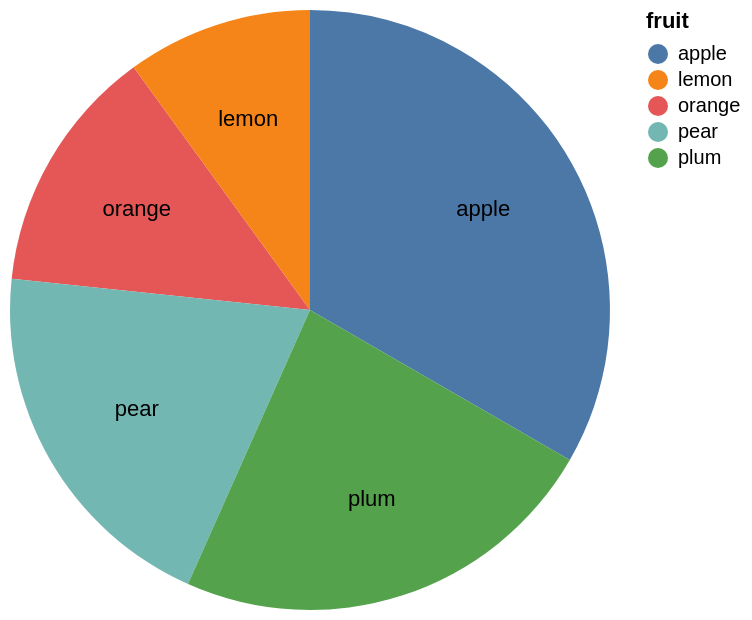

This figure's notebook cell:
### Markdown cell above
# Reusing charts
Charts can be reused changing some parameters

### Code cell
#@title Pie chart example
import pandas as pd
import altair as alt

source = pd.DataFrame({"fruit": ['orange', 'pear', 'apple', 'lemon', 'plum'], "value": [4, 6, 10, 3, 7]})

baseChart = alt.Chart(source).encode(    # We do not define the mark
    theta=alt.Theta("value", stack = True),
    order = alt.Order('value', sort = 'descending')
)

ch1 = baseChart.mark_arc().encode(
        color="fruit:N"
)

ch2 = baseChart.mark_text(radius = 100).encode(
    text = 'fruit:N',
)

ch1 + ch2

### Figure 1 — Vega-Lite specification as saved in the notebook (floating-point values rounded to 4 significant figures)
{"config": {"view": {"continuousWidth": 300, "continuousHeight": 300}}, "layer": [{"mark": {"type": "arc"}, "encoding": {"color": {"field": "fruit", "type": "nominal"}, "order": {"field": "value", "sort": "descending", "type": "quantitative"}, "theta": {"field": "value", "stack": true, "type": "quantitative"}}}, {"mark": {"type": "text", "radius": 100}, "encoding": {"order": {"field": "value", "sort": "descending", "type": "quantitative"}, "text": {"field": "fruit", "type": "nominal"}, "theta": {"field": "value", "stack": true, "type": "quantitative"}}}], "data": {"name": "data-391ed35a1742eb0c15b505285867a9d2"}, "$schema": "https://vega.github.io/schema/vega-lite/v5.6.1.json", "datasets": {"data-391ed35a1742eb0c15b505285867a9d2": [{"fruit": "orange", "value": 4}, {"fruit": "pear", "value": 6}, {"fruit": "apple", "value": 10}, {"fruit": "lemon", "value": 3}, {"fruit": "plum", "value": 7}]}}
